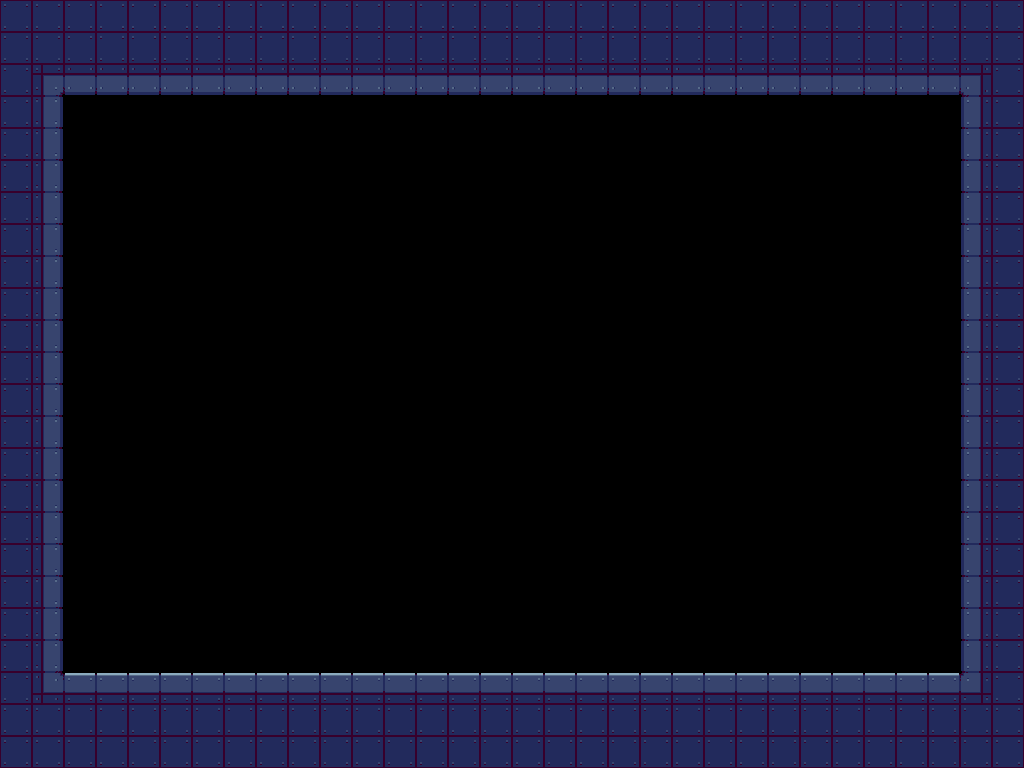

The image is a tile-based game level rendered from a .tmx file. Its description and source (layers, tilesets, objects; grid data summarised) follow:
An orthogonal 32x24 tile map with 32x32 px tiles, 1 tile layer (Tile Layer 1).

<map version="1.10" tiledversion="1.10.2" orientation="orthogonal" renderorder="right-down" width="32" height="24" tilewidth="32" tileheight="32" infinite="0" nextlayerid="2" nextobjectid="1">
 <tileset firstgid="1" name="IndustrialTiles" tilewidth="32" tileheight="32" tilecount="82" columns="2">
  <image source="CSC378-lab3-phaser/public/assets/IndustrialTiles.png" width="64" height="1312" />
 </tileset>
 <layer id="1" name="Tile Layer 1" width="32" height="24">
  <data>[768 cells, 264 non-empty, 4 distinct tile ids]</data>
 </layer>
</map>
